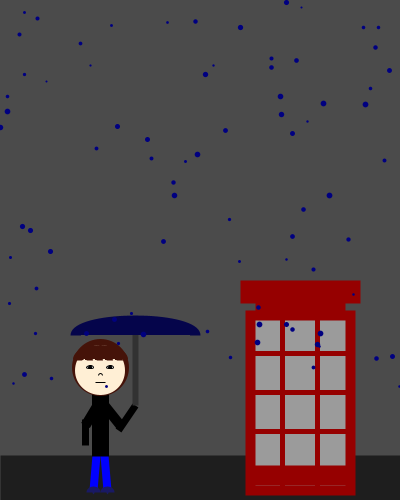
Frame 1 (no input)
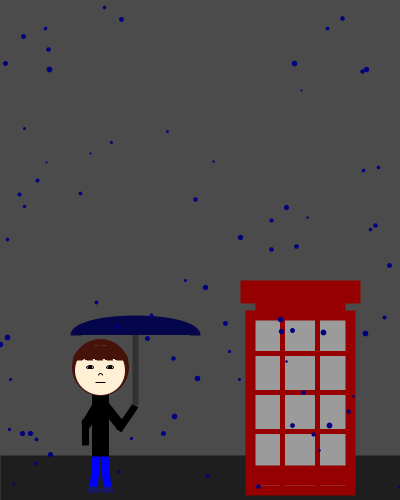
Frame 60 (the mouse pressed at the canvas centre just before this capture)
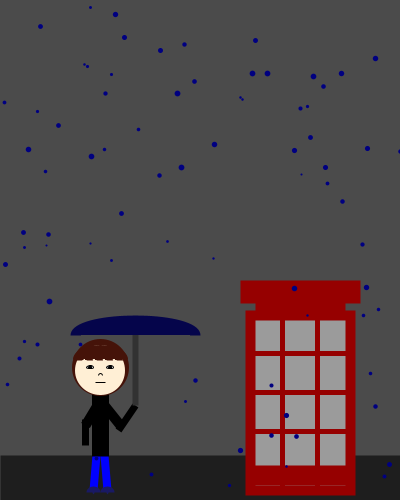
Frame 120 (the mouse held since frame 60 and released just before this capture)

The Processing sketch that drew these frames (run headless with seeded random() and noise(); from frame 60 on, the mouse is pressed at the canvas centre):

// Processing sketch: processing_65426
// ── processing_65426.pde

float[] xvalue = new float[100];
float[]  yvalue = new float [100];
float[] speed = new float [100];

void setup(){
  size(400, 500);
  background(75);
  stroke(0,0,128);
  
  int i = 0;
  while (i <  100){
    xvalue[i]= random(0, height);
    yvalue[i]=random (0, width);
    speed[i]= random (2, 6);
    i++;
  }
}

void draw(){
  background(75);
 
 beginShape();
     //sidewalk
    strokeWeight(50);
    strokeCap(SQUARE);
    stroke(30);
    line(0, 480, 500, 480);
   
    //phone box
    strokeWeight(20);
    stroke(150, 0, 0);
    rect(250, 290, 100, 3);
    strokeWeight(10);
    fill(155); //windows
    rect(250, 315, 100, 175); //phone box
    strokeWeight(20); //big bottom
    line(255, 305, 345, 305); //small top
    line(250, 475, 350, 475); //big bottom
    strokeWeight(5);
    line(282.5, 315, 282.5, 490); //vertical
    line(317.5, 315, 317.5, 490); //vertical
    line(250, 353.75, 350, 353.75); //horizontal top
    line(250, 392.75, 350, 392.75); //horizontal middle
    line(250, 431.25, 350, 431.25); //horizontal bottom
   
    //person
    stroke(0, 0, 255); //pants
    strokeWeight(8);
    line(96, 455, 93, 490); //left leg
    line(104, 455, 107, 490); //right leg
    stroke(25, 25, 100);
    arc(93, 492, 6, 4, PI, TWO_PI); //left shoe
    arc(107, 492, 6, 4, PI, TWO_PI); //right shoe
   
    stroke(0); //jacket
    strokeWeight(17);
    line(100, 385, 100, 456); //body
    
    strokeWeight(10); //upper arms
    line(100, 400, 85, 425); //left
    line(100, 400, 120, 425); //right
    strokeWeight(7); //lower arms
    line(85, 419, 85, 445); //left
    line(118, 430, 135, 405); //right
   
    stroke(69, 19, 9); //hair color
    ellipse(100, 367, 50, 50); //hair

    
    fill(255, 239, 213); //head
    stroke(255, 239, 213);
    strokeWeight(5);
    ellipse(100, 370, 45, 45);
    
    stroke(69, 19, 9); //hair
    fill(69, 19, 9);
    arc(100, 359, 50, 23, PI, TWO_PI);
    arc(83, 360, 10, 5, PI, TWO_PI-PI/2);
    arc(85, 360, 10, 5, TWO_PI-PI/2, TWO_PI);
    arc(95, 360, 10, 5, TWO_PI-PI/2, TWO_PI);
    arc(105, 360, 10, 5, TWO_PI-PI/2, TWO_PI);
    arc(115, 360, 10, 5, TWO_PI-PI/2, TWO_PI);
    
    //face
    stroke(0);
    strokeWeight(1);
    noFill();
    arc(100, 375, 4, 3, PI, TWO_PI);
    line(95, 382, 105, 382); //mouth
    fill(255);
    ellipse(90, 367, 7, 3); //left eye
    ellipse(110, 367, 7, 3); //right eye
    fill(0, 0, 2);
    ellipse(90, 367, 3, 2.5); //left color
    ellipse(110, 367, 3, 2.5); //right color
  
    //umbrella
    stroke(50);
    strokeWeight(6);
    line(135, 405, 135, 320);
    stroke(5, 5, 75);
    strokeWeight(10);
    fill(5, 5, 75);
    arc(135, 335, 120, 30, PI, TWO_PI);
    
    
  strokeCap(ROUND);
 
  int i= 0;
  while (i < 100){
   stroke(0,0,128);
   strokeWeight(speed[i]);
   point(xvalue[i], yvalue[i]);
  
  yvalue[i]= yvalue[i] + speed[i] / 1.5;
  
  if(yvalue[i] < 0){
    yvalue[i]= height;
  }
  if(yvalue[i] > 500){
    yvalue[i]= 0;
  }
  if(yvalue[i] > 490){
    xvalue[i] = random(500);
    yvalue[i] = 0;
  }

 i= i + 1;
  }

}
